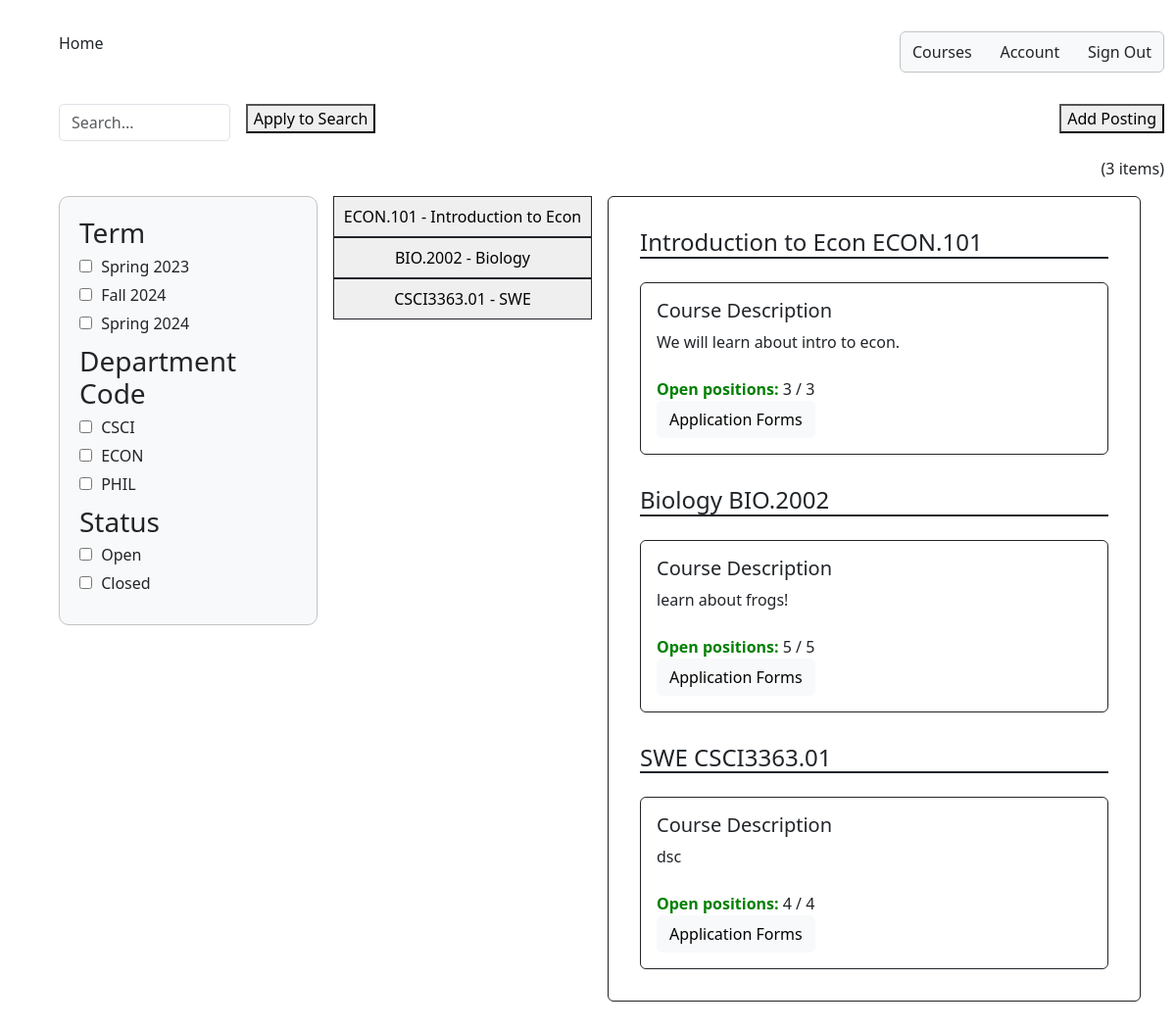
The page /instructor_summary/ on the database its author committed.
### InstructorAddCourse/models.py (models this page shows)
class InstructorAddCourse(models.Model):
	course_name = models.CharField(max_length=255)
	course_number = models.CharField(max_length=255)
	course_instructor = models.CharField(max_length=255)
	course_description = models.CharField(max_length=800)
	total_time_commitment = models.DecimalField(max_digits=2, decimal_places=0, validators=[MinValueValidator(0)], default=0)
	has_discussion = models.CharField(choices=[('yes', 'Yes'),('no', 'No')], max_length=50, default='')
	num_ta_needed = models.DecimalField(max_digits=2, decimal_places=0, validators=[MinValueValidator(0)], default=0)
	curr_num_ta = models.IntegerField(default=0)
	graded_meeting = models.CharField(choices=[('yes', 'Yes'),('no', 'No')], max_length=50, default='')
	office_hours = models.DecimalField(max_digits=2, decimal_places=0, validators=[MinValueValidator(0)], default=0)
	other_info = models.CharField(max_length=800, default=None)
	term = models.CharField(default=get_default_term(), max_length=100)

### instructorSummary/views.py (the view)
# urls.py: path('instructor_summary/', instructor_summary_view),
def instructor_summary_view(response):
    course_objects = InstructorAddCourse.objects.all()
    course_count = course_objects.count()
    application_objects = Application.objects.all()
    context = {'course_objects': course_objects, 'course_count': course_count,
               'application_objects': application_objects}
    return render(response, "instructorSummary.html", context)

### templates/instructorSummary.html (shortened to what this page needs)
<!DOCTYPE html>
{% extends 'appbase.html' %} {% block content %} {% load static %}
<html>
    <head>
        <link rel="stylesheet" href="{% static 'adminSummary.css' %}" />
    </head>
        <body>
            <div class="container-fluid">
              <form method="get">
              <div class="row">
                <div class="col-sm-2">
                  <input
                    type="text"
                    class="form-control"
                    id="search"
                    name="q"
                    placeholder="Search..."
                  />
                </div>
                <div class="col-sm-2">
                  <button id="apply-to-search-btn">Apply to Search</button>
                </div>
                <div class="col-sm">
                </div>
                <div class="col-sm-2">
                  <div class="text-end">
                    <a href="http://127.0.0.1:8000/add_course/">
                      <button id="add-posting-btn">Add Posting</button>
                    </a>
                  </div>
                </div>
              </div>
              <div class="row" id="item-row">
                <div class="col-sm">
                  <div class="text-end">({{course_count}} items)</div>
                </div>
              </div>
              </div>
                <div class="row">
                    <div class="col">
                        <div class="filter-box">
                          <div class="filter-group">
                            <h3>Term</h3>
                            <label>
                              <input type="checkbox" name="term" value="Spring 2023"/>
                              Spring 2023
                            </label>
                            <label>
                              <input type="checkbox" name="term" value="Fall 2024"/>
                              Fall 2024
                            </label>
                            <label>
                             <input type="checkbox" name="term" value="Spring 2024"/>
                             Spring 2024
                           </label>
                          </div>
                          <div class="filter-group">
                            <h3>Department Code</h3>
                            <label>
                              <input type="checkbox" name="dept-code" value="CSCI"/>
                              CSCI
                            </label>
                            <label>
                              <input type="checkbox" name="dept-code" value="ECON"/>
                              ECON
                            </label>
                            <label>
                              <input type="checkbox" name="color" value="green"/>
                              PHIL
                            </label>
                          </div>
                          <div class="filter-group">
                            <h3>Status</h3>
                            <label>
                              <input type="checkbox" name="status" value="Open"/>
                              Open
                            </label>
                            <label>
                              <input type="checkbox" name="status" value="Closed"/>
                              Closed
                            </label>
                            </div>
                        </div>
                    </div>
                    <div class="col">
                        {% for course in course_objects %}
                        <button class="border border-1 border-dark p-2" style="width:100%">
                            <div>{{ course.course_number}} - {{ course.course_name}}</div>
                        </button>
                        {% endfor %}
                    </div>
                    <div class="col-6">
                        <div class="border border-1 border-dark rounded p-3">
                            {% for course in course_objects %}
                            <div class="p-3">
                            <h4 class="border-bottom border-2 border-dark">{{ course.course_name }}&nbsp;{{ course.course_number}}</h4>
                            <div class="border border-1 border-dark rounded p-3 mt-4">
                                <h5>Course Description</h5>
                                <div>{{ course.course_description }}</div>
                                <div class="mt-4"><strong style="color: green;">Open positions:</strong> {{ course.num_ta_needed }} / {{ course.num_ta_needed}}</div>
                                <button class="btn btn-light">Application Forms</button>
                            </div>
                            </div>
                            {% endfor %}
                        </div>
                    </div>
                </div>
            </div>
        </body>
</html>
{% endblock %}

### static/appbase.css (style rules this page uses)
.rounded { border-radius: 10px; border: 1px solid #c3c3c3; }

### static/adminSummary.css (style rules this page uses)
body { height: 100%; }
.filter-box { padding: 20px; border: 1px solid #c3c3c3; background-color: #f8f9fa; border-radius: 10px; }
.filter-group { margin-bottom: 10px; }
.filter-group h3 { margin-top: 0; margin-bottom: 5px; }
.filter-group label { display: block; margin-bottom: 5px; }
.filter-group input[type="checkbox"] { margin-right: 5px; }
[class*="col"] { padding: 0.5rem; }
.form-control { border-radius: 5px; }

### rows shown on the page
InstructorAddCourse: course_number "ECON.101", course_name "Introduction to Econ", course_description "We will learn about intro to econ.", num_ta_needed "3"
InstructorAddCourse: course_number "BIO.2002", course_name "Biology", course_description "learn about frogs!", num_ta_needed "5"
InstructorAddCourse: course_number "CSCI3363.01", course_name "SWE", course_description "dsc", num_ta_needed "4"

### other values the page prints
{{ course_count }} "3"
